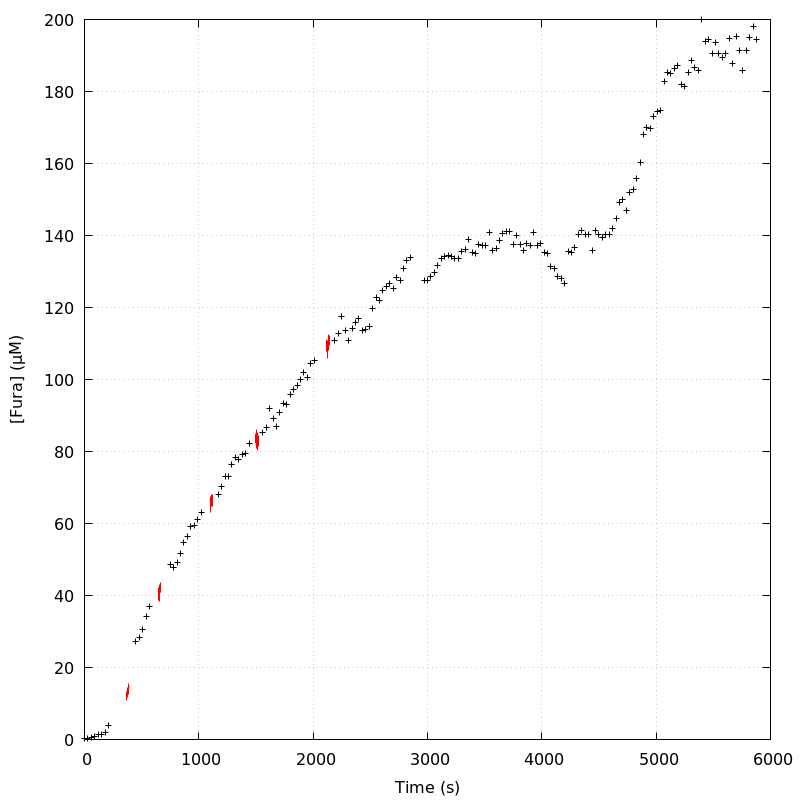

gnuplot code for this plot:
unset key
set grid
set ylabel '[Fura] (µM)'
set xlabel 'Time (s)'
plot 'DA_130128_E1_aba_loading_curve' index 0 using 1:2 linecolor rgb 'black',\
'' index 1 using 1:2 with lines linecolor rgb 'red',\
'' index 2 using 1:2 with lines linecolor rgb 'red',\
'' index 3 using 1:2 with lines linecolor rgb 'red',\
'' index 4 using 1:2 with lines linecolor rgb 'red',\
'' index 5 using 1:2 with lines linecolor rgb 'red',\
